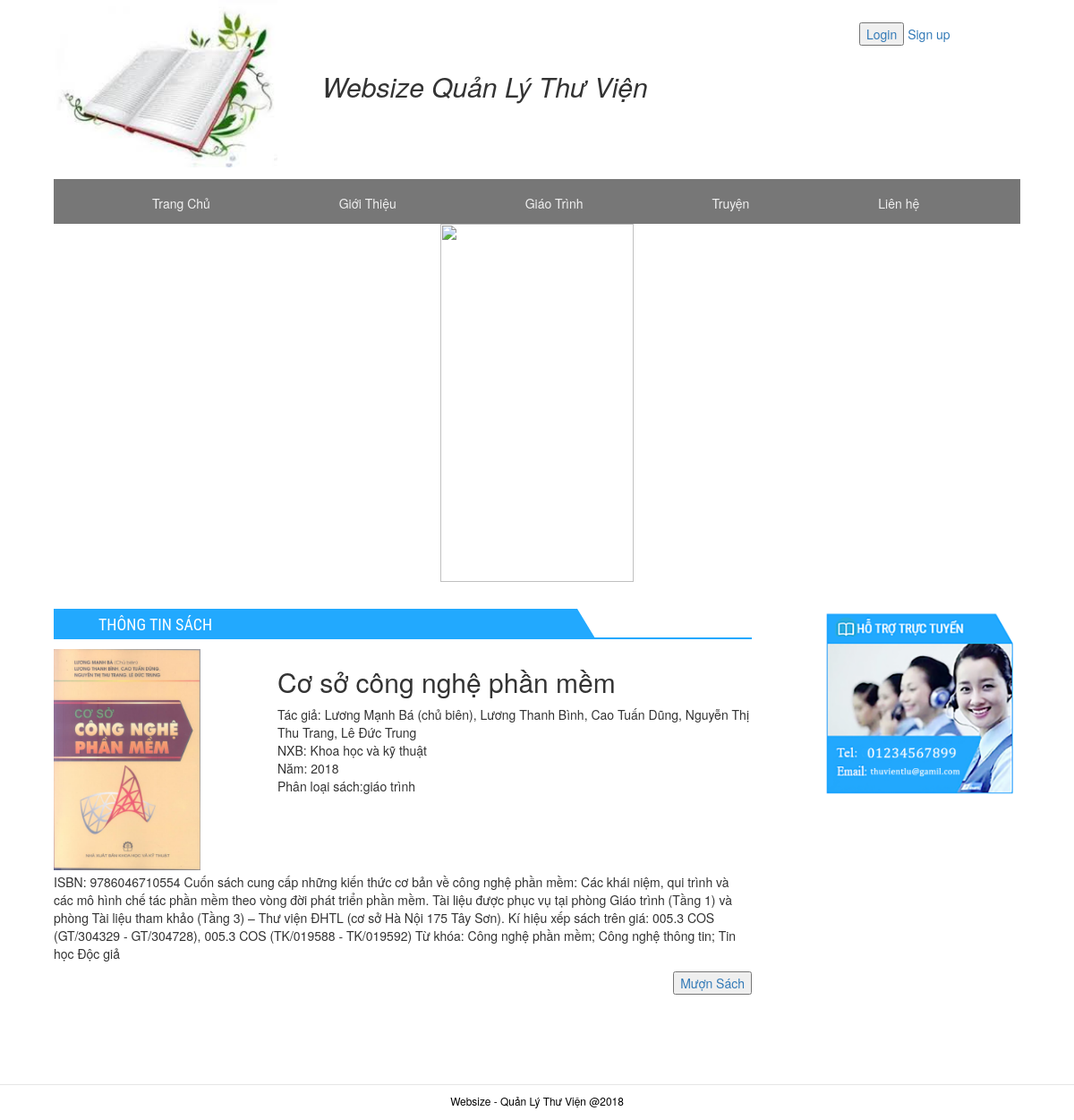
/chitietsach.php?id=11, run on the app's committed database.
### tables this page shows
CREATE TABLE `sach` (
  `id` int(10) NOT NULL,
  `tensach` varchar(255) NOT NULL,
  `hinhanh` varchar(255) NOT NULL,
  `tacgia` varchar(300) NOT NULL,
  `nhaxb` varchar(100) NOT NULL,
  `pl_id` int(3) NOT NULL,
  `mota` longtext NOT NULL,
  `namxb` int(4) NOT NULL,
  `sl` int(5) NOT NULL
);

CREATE TABLE `ploaigt` (
  `pl_id` int(3) NOT NULL,
  `phanloai` varchar(255) NOT NULL
);

### chitietsach.php (the view, shortened to what this page needs)
<?php
    $id=$_GET["id"];
?>
<?php
include("modules/header.php");
?>
    <div id="container">
        <div class="container-left">
            <div class="block1">
                <div class="box-common">
                    <div class="heading">
                        <h4 class="box-title" style="width: 75%"> THÔNG TIN SÁCH</h4>
                    </div>
                </div>
                <div class="border3">
                <?php
                    require("connect/config.php");
                    $sql1="select sach.id, sach.hinhanh,sach.tensach,sach.tacgia,sach.nhaxb,sach.namxb,sach.mota ,ploaigt.phanloai from ploaigt, sach
                    where ploaigt.pl_id=sach.pl_id and sach.id=$id";
                    $result1=mysqli_query($conn,$sql1);
                    $data1=mysqli_fetch_assoc($result1);
                    echo"<div class='border21'>";
                        echo"<div class='border21-left'>";
                        echo"<img src='connect/images/$data1[hinhanh]' style='height:247px;'>";
                        echo"</div>";
                        echo"<div class='border21-right'>";
                            echo"<h2>$data1[tensach]</h2>";
                            echo"<p>Tác giả: $data1[tacgia]<br>";
                                echo"NXB: $data1[nhaxb]<br>";
                                echo"Năm: $data1[namxb]<br>";
                                echo"Phân loại sách:$data1[phanloai]</p>";
                        echo"</div>";
                    echo"</div>";
                    echo"<p>$data1[mota] <p>";
                    echo"<button type='button' style='float:right;color:red;' name='muonsach'><a href='muon_sach.php?id=$data1[id]'>Mượn Sách</a></button>";
                    ?>
                </div>
            </div>
        </div>
        <div class="container-right">
				<div class="panel-news">
					<img src='img/hotrott.png' style="width:220px;">
				</div>
			</div>
		</div>
	</div>
    <div id="Footer"style="margin-top:100px;">
        <p>Websize - Quản Lý Thư Viện @2018</p>
    </div>
</body>
</html>

### css/QLThuVien.css (style rules this page uses)
body { font-family: Arial, sans-serif; font-weight: 300; margin: 0; position: 0; }
.container-left { width:780px; float:left; }
.container-right { width:260px; float:right; padding-left:40px; }
.box-common { margin-bottom: 15px; }
.heading { border-bottom: 2px solid #22a9fe; margin-bottom: -4px; position: relative; }
.heading .box-title { background: #22a9fe; color: #fff; display: inline-block; font-size: 18px; font-weight: normal; line-height: 23px; margin: 0; padding: 6px 20px 3px 50px; position: relative; text-transform: uppercase; font-family: "Roboto Condensed", Verdana, Geneva, sans-serif; }
.block1 { height:200px; padding-bottom: 10px; }
.heading::before { background: transparent url(../images/sprite.png) no-repeat -35px 0; content: ''; display: inline-block; height: 27px; left: 8px; position: absolute; top: 0px; width: 25px; z-index: 5; }
.heading .box-title::after { border-bottom: 33px solid #22a9fe; border-right: 20px solid transparent; content: ''; display: inline-block; height: 0; position: absolute; right: -20px; top: 0; width: 0; }
.panel-news { width:220px; height:220px; }
#Footer { text-align: center; font-size: 85%; border-top: 1px solid #e6e6e6; color:black; padding: 0.25cm 1cm; height:40px; }

### css/giaotrinh.css (style rules this page uses)
#container { padding-top:30px; width: 1080px; margin: 0px auto; }
.container-left { width:780px; float:left; }
.container-right { width:260px; float:right; padding-left:40px; }
.box-common { margin-bottom: 15px; }
.heading { border-bottom: 2px solid #22a9fe; margin-bottom: -4px; position: relative; }
.heading .box-title { background: #22a9fe; color: #fff; display: inline-block; font-size: 18px; font-weight: normal; line-height: 23px; margin: 0; padding: 6px 20px 3px 50px; position: relative; text-transform: uppercase; font-family: "Roboto Condensed", Verdana, Geneva, sans-serif; }
.border21 { width:778px; height:250px; }
.border21-left { width:250px; float:left; }
.border21-right { width:528px; float:left; }

### data on the page
sach: hinhanh (picture), tensach "Cơ sở công nghệ phần mềm", tacgia "Lương Mạnh Bá (chủ biên), Lương Thanh Bình, Cao Tuấn Dũng, Nguyễn Thị Thu Trang, Lê Đức Trung", nhaxb "Khoa học và kỹ thuật", namxb "2018", pl.phanloai "giáo trình", mota "ISBN: 9786046710554 Cuốn sách cung cấp những kiến thức cơ bản về công nghệ phần mềm: Các khái niệm, qui trình và các mô hình chế tác phần mềm theo vòng đời phát triển phần mềm. Tài liệu được phục vụ tại phòng Giáo trình (Tầng 1) và phòng Tài liệu tham khảo (Tầng 3) – Thư viện ĐHTL (cơ sở Hà Nội 175 Tây Sơn). Kí hiệu xếp sách trên giá: 005.3 COS (GT/304329 - GT/304728), 005.3 COS (TK/019588 - TK/019592) Từ khóa: Công nghệ phần mềm; Công nghệ thông tin; Tin học Độc giả"
